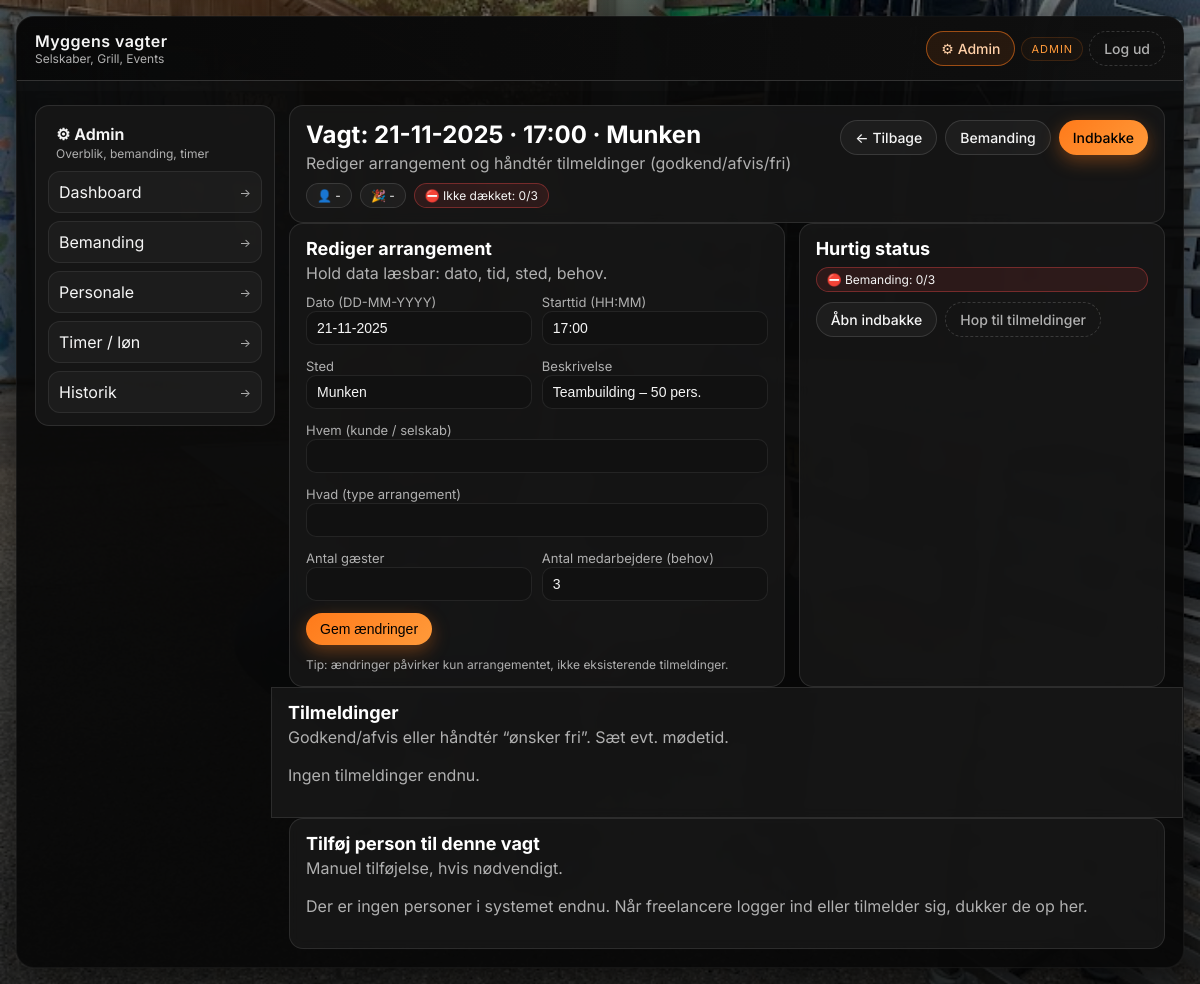
Page /admin/shift/7 (signed in) on the committed database.
### tables this page shows
CREATE TABLE shifts (
            id INTEGER PRIMARY KEY AUTOINCREMENT,
            date TEXT NOT NULL,          -- fx '2025-11-21'
            start_time TEXT NOT NULL,    -- fx '17:00'
            location TEXT NOT NULL,      -- Hvor 
            description TEXT,            -- ekstra fritekst
            customer TEXT,               -- Hvem
            event_type TEXT,             -- Hvad
            guest_count INTEGER,         -- Antal gæster
            required_staff INTEGER NOT NULL,  -- bemanding (antal medarbejdere)
            is_active INTEGER NOT NULL DEFAULT 1,
            created_at TEXT DEFAULT CURRENT_TIMESTAMP
        );

### app.py (the view)
@app.route("/admin/shift/<int:shift_id>", methods=["GET"])
@admin_required
def admin_shift_detail(shift_id):
    shift = database.get_shift(shift_id)
    if shift is None:
        abort(404)
    shift["date_dk"] = format_danish_date(shift["date"])
    signups = database.get_signups_for_shift(shift_id)
    persons = database.get_all_persons()  # til dropdown
    return render_template(
        "admin_shift.html",
        shift=shift,
        signups=signups,
        persons=persons,
    )

### app.py (called while the page is built)
@app.context_processor
def inject_now():
    return {"now": datetime.now}

@app.context_processor
def inject_admin_notifications():
    if not session.get("is_admin"):
        return {}
    pending = database.get_pending_admin_actions()
    return {
        "pending_total": pending["pending_total"],
        "pending_signups": pending["pending_signups"],
        "pending_releases": pending["pending_releases"],
    }

@app.template_filter("dkdate")
def dkdate(value):
    if not value:
        return ""
    try:
        d = datetime.strptime(value, "%Y-%m-%d")
        return d.strftime("%d-%m-%Y")
    except Exception:
        return value

def format_danish_date(date_iso: str) -> str:
    try:
        parts = date_iso.split("-")
        if len(parts) != 3:
            return date_iso
        year, month, day = parts
        return f"{day}-{month}-{year}"
    except:
        return date_iso

def admin_required(f):
    @wraps(f)
    def wrapper(*args, **kwargs):
        if not session.get("is_admin"):
            return redirect(url_for("admin_login"))
        return f(*args, **kwargs)
    return wrapper

### database.py (called while the page is built)
def get_connection():
    conn = sqlite3.connect(DB_PATH)
    conn.row_factory = sqlite3.Row
    return conn

def _shift_row_to_dict(
    row,
    approved_count: int = 0,
    requested_count: int = 0,
    release_requested_count: int = 0,
):
    pending = requested_count + release_requested_count
    return {
        "id": row["id"],
        "date": row["date"],
        "time": row["start_time"],
        "location": row["location"],
        "description": row["description"],
        "customer": row["customer"] if "customer" in row.keys() else None,
        "event_type": row["event_type"] if "event_type" in row.keys() else None,
        "guest_count": row["guest_count"] if "guest_count" in row.keys() else None,
        "needed": row["required_staff"],
        "approved": approved_count,
        "pending": pending,
        "pending_signups": requested_count,
        "pending_releases": release_requested_count,
        "is_active": row["is_active"],
    }

def get_all_persons():
    conn = get_connection()
    cur = conn.cursor()
    cur.execute("SELECT id, name, phone, created_at FROM persons ORDER BY name")
    rows = cur.fetchall()
    conn.close()
    return [dict(row) for row in rows]

### templates/admin_shift.html (shortened to what this page needs)
{% extends "base.html" %}
{% block body_class %}admin-wide{% endblock %}
{% block content %}
<div class="card">
  <div class="page-top">
    <div>
      <h1 class="page-title">Vagt: {{ shift.date|dkdate }} · {{ shift.time }} · {{ shift.location }}</h1>
      <div class="subtitle">Rediger arrangement og håndtér tilmeldinger (godkend/afvis/fri)</div>
      <div class="meta-row">
        <span class="pill">👤 {{ shift.customer or "-" }}</span>
        <span class="pill">🎉 {{ shift.event_type or "-" }}</span>
        {% if shift.approved >= shift.needed %}
          <span class="pill ok">✅ Dækket: {{ shift.approved }}/{{ shift.needed }}</span>
        {% elif shift.approved > 0 %}
          <span class="pill warn">⚠️ Delvist: {{ shift.approved }}/{{ shift.needed }}</span>
        {% else %}
          <span class="pill bad">⛔ Ikke dækket: {{ shift.approved }}/{{ shift.needed }}</span>
        {% endif %}
      </div>
    </div>
    <div class="btn-row">
      <a href="{{ url_for('admin_dashboard') }}" class="btn btn-secondary">← Tilbage</a>
      <a href="{{ url_for('admin_overview') }}" class="btn btn-secondary">Bemanding</a>
      <a href="{{ url_for('admin_actions') }}" class="btn btn-primary">Indbakke</a>
    </div>
  </div>
</div>
<div class="split-row">
  <div class="card">
    <div class="card-header">
      <div>
        <h2 class="section-title">Rediger arrangement</h2>
        <div class="section-sub">Hold data læsbar: dato, tid, sted, behov.</div>
      </div>
    </div>
    <form method="post" action="{{ url_for('admin_edit_shift', shift_id=shift.id) }}">
      <div class="form-grid">
        <div>
          <label for="date">Dato (DD-MM-YYYY)</label>
          <input type="text" id="date" name="date" value="{{ shift.date|dkdate }}" required>
        </div>
        <div>
          <label for="start_time">Starttid (HH:MM)</label>
          <input type="text" id="start_time" name="start_time" value="{{ shift.time }}" required>
        </div>
        <div>
          <label for="location">Sted</label>
          <input type="text" id="location" name="location" value="{{ shift.location }}" required>
        </div>
        <div>
          <label for="description">Beskrivelse</label>
          <input type="text" id="description" name="description" value="{{ shift.description or '' }}">
        </div>
        <div class="form-span-2">
          <label for="customer">Hvem (kunde / selskab)</label>
          <input type="text" id="customer" name="customer" value="{{ shift.customer or '' }}">
        </div>
        <div class="form-span-2">
          <label for="event_type">Hvad (type arrangement)</label>
          <input type="text" id="event_type" name="event_type" value="{{ shift.event_type or '' }}">
        </div>
        <div>
          <label for="guest_count">Antal gæster</label>
          <input type="number" id="guest_count" name="guest_count" min="0" value="{{ shift.guest_count or '' }}">
        </div>
        <div>
          <label for="required_staff">Antal medarbejdere (behov)</label>
          <input type="number" id="required_staff" name="required_staff" min="1" value="{{ shift.needed }}" required>
        </div>
      </div>
      <div class="btn-row" style="margin-top:12px;">
        <button type="submit" class="btn btn-primary">Gem ændringer</button>
        <span class="helper-text">Tip: ændringer påvirker kun arrangementet, ikke eksisterende tilmeldinger.</span>
      </div>
    </form>
  </div>
  <div class="card">
    <div class="card-header">
      <div>
        <h2 class="section-title">Hurtig status</h2>
      </div>
    </div>
    {% set need = shift.needed %}
    {% set appr = shift.approved %}
    <div style="display:flex; flex-direction:column; gap:10px;">
      <div class="pill {% if appr >= need %}ok{% elif appr > 0 %}warn{% else %}bad{% endif %}">
        {% if appr >= need %}✅{% elif appr > 0 %}⚠️{% else %}⛔{% endif %}
        Bemanding: {{ appr }}/{{ need }}
      </div>
      <div class="btn-row">
        <a class="btn btn-secondary" href="{{ url_for('admin_actions') }}">Åbn indbakke</a>
        <a class="btn btn-ghost" href="#signups">Hop til tilmeldinger</a>
      </div>
    </div>
  </div>
</div>
<div class="card full-width-card" id="signups">
  <div class="card-header">
    <div>
      <h2 class="section-title">Tilmeldinger</h2>
      <div class="section-sub">Godkend/afvis eller håndtér “ønsker fri”. Sæt evt. mødetid.</div>
    </div>
  </div>
  {% if not signups %}
    <p>Ingen tilmeldinger endnu.</p>
  {% endif %}
</div>
<div class="card">
  <div class="card-header">
    <div>
      <h2 class="section-title">Tilføj person til denne vagt</h2>
      <div class="section-sub">Manuel tilføjelse, hvis nødvendigt.</div>
    </div>
  </div>
  {% if not persons %}
    <p>Der er ingen personer i systemet endnu. Når freelancere logger ind eller tilmelder sig, dukker de op her.</p>
  {% endif %}
</div>
{% endblock %}

### templates/base.html (style rules this page uses)
:root { --bg-main: #050505; --bg-card: #171717; --bg-card-soft: #1f1f1f; --accent: #ff7a1a; --accent-soft: rgba(255, 122, 26, 0.16); --accent-strong: #ff9a3a; --text-main: #f5f5f5; --text-muted: #b0b0b0; --border-subtle: #333; --danger: #ff4b4b; --success: #3acb6a; --warning: #ffd569; }
* { box-sizing: border-box; }
html, body { margin: 0; padding: 0; min-height: 100%; }
body { font-family: "Inter", system-ui, -apple-system, BlinkMacSystemFont, "Segoe UI", sans-serif; background: radial-gradient(circle at top left, #2b2b2b 0, #050505 40%, #000 100%); color: var(--text-main); display: flex; justify-content: center; }
body::before { content: ""; position: fixed; inset: 0; background-image: radial-gradient(circle at 20% 10%, rgba(255, 122, 26, 0.18), rgba(0,0,0,0) 45%), linear-gradient(to bottom, rgba(0,0,0,0.45), rgba(0,0,0,0.75)), url("/static/img/myggen-bg-1.jpg"); background-size: cover; background-position: center; opacity: 1; filter: saturate(1.05); z-index: -2; }
h1, h2, h3 { margin-top: 0; color: #fff; }
h1 { font-size: 24px; }
h2 { font-size: 18px; }
p { color: var(--text-muted); line-height: 1.5; }
a { color: var(--accent-strong); }
.btn { display: inline-flex; align-items: center; justify-content: center; padding: 8px 14px; border-radius: 999px; border: none; cursor: pointer; font-size: 14px; font-weight: 500; text-decoration: none; transition: transform 0.06s ease, box-shadow 0.06s ease, background 0.1s ease; white-space: nowrap; }
.btn-primary { background: linear-gradient(135deg, var(--accent), var(--accent-strong)); color: #000; box-shadow: 0 6px 18px rgba(255, 122, 26, 0.35); }
.btn-secondary { background: rgba(255,255,255,0.04); color: var(--text-main); border: 1px solid rgba(255,255,255,0.12); }
.btn-ghost { background: transparent; color: var(--text-muted); border: 1px dashed rgba(255,255,255,0.16); }
.card { background: rgba(25, 25, 25, 0.78); border-radius: 14px; border: 1px solid rgba(255,255,255,0.10); padding: 14px 16px; backdrop-filter: blur(6px); }
.card-header { display: flex; align-items: baseline; justify-content: space-between; margin-bottom: 8px; gap: 8px; }
.helper-text { font-size: 12px; color: var(--text-muted); margin-top: 4px; }
label { font-size: 13px; color: var(--text-muted); }
input[type="text"], input[type="password"], input[type="time"], input[type="number"], select, textarea { width: 100%; padding: 8px 10px; border-radius: 10px; border: 1px solid rgba(255,255,255,0.08); background: #111; color: var(--text-main); font-size: 14px; outline: none; transition: border 0.12s ease, box-shadow 0.12s ease, background 0.12s ease; }
input::placeholder { color: #666; }

### templates/admin_shift.html (style rules this page uses)
.page-top { display:flex; align-items:flex-start; justify-content:space-between; gap: 12px; flex-wrap: wrap; }
.page-title { margin:0; }
.subtitle { color: var(--text-muted); margin-top: 4px; }
.meta-row { display:flex; flex-wrap:wrap; gap: 8px; margin-top: 10px; }
.pill { display:inline-flex; align-items:center; padding: 4px 10px; border-radius: 999px; font-size: 12px; border: 1px solid rgba(255,255,255,0.12); background: rgba(255,255,255,0.04); white-space: nowrap; gap: 8px; }
.pill.bad { border-color: rgba(255,75,75,0.35); background: rgba(255,75,75,0.10); }
.btn-row { display:flex; gap:8px; flex-wrap:wrap; }
.form-grid { display:grid; grid-template-columns: 1fr 1fr; gap: 10px; }
.form-span-2 { grid-column: span 2; }
.section-title { margin:0; }
.section-sub { color: var(--text-muted); margin-top: 4px; }
.split-row { display:grid; grid-template-columns: minmax(0, 1.15fr) minmax(0, 0.85fr); gap: 14px; }
.full-width-card { margin-left: -18px; margin-right: -18px; border-radius: 0; }

### rows in the picture
shifts: date|dkdate "21-11-2025", time "17:00", location "Munken", date "21-11-2025", start_time "17:00", description "Teambuilding – 50 pers."

### other values in the picture
{{ shift.customer or "-" }} "-"
{{ shift.event_type or "-" }} "-"
{{ shift.approved }} "0"
{{ shift.needed }} "3"
{{ appr }} "0"
{{ need }} "3"
